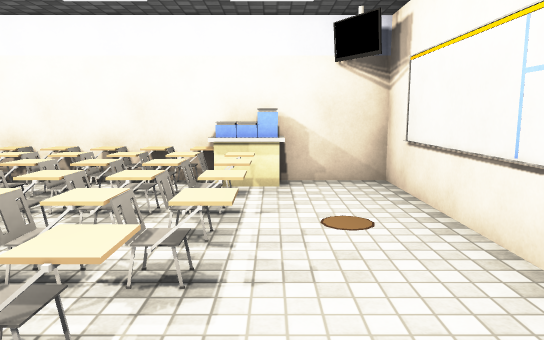
[1] (above)

12 first-person views from a walk through a Unity game level. The camera is 1.4 m above the floor, tilts 8° down and sees 70° across. The floor is counted in squares, 1 m on a side. Each view is taken from the middle of a square. On the plan, view 1 faces up. The plan holds only what a view shows up to about 16 squares ahead; the rest is blank. The place goes on beyond the plan. The player is left out. Some surface patterns are stand-ins.

[2]
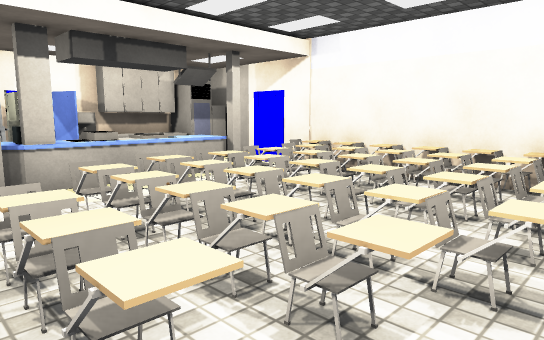

[3]
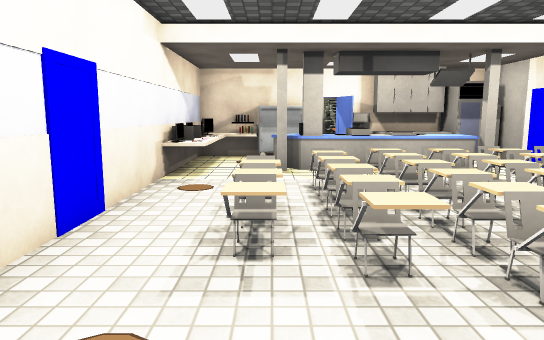

[4]
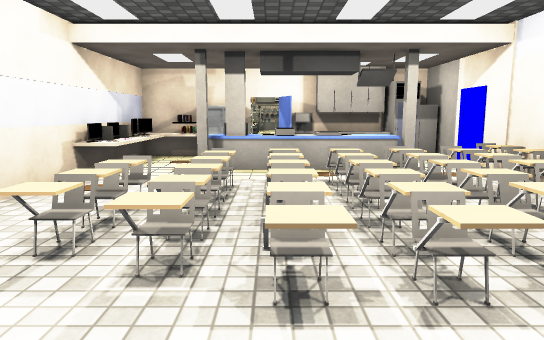

[5]
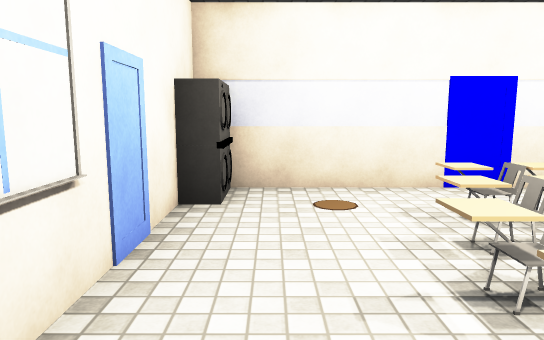

[6]
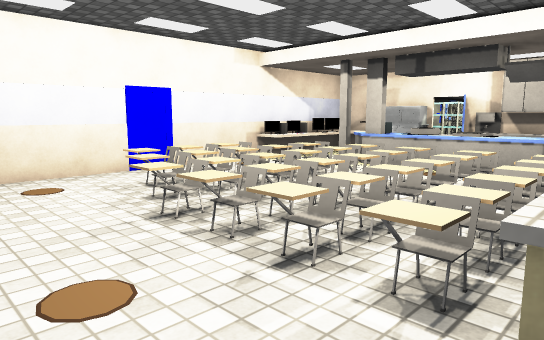

[7]
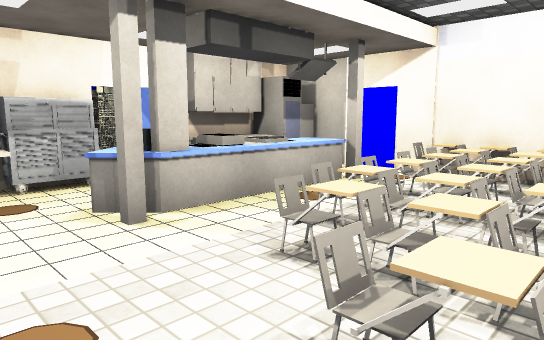

[8]
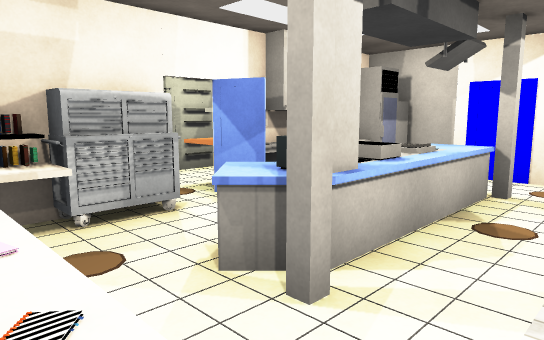

[9]
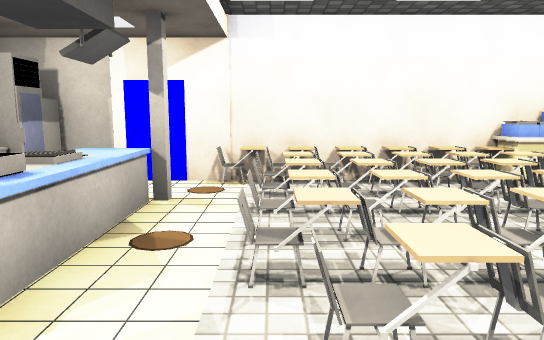

[10]
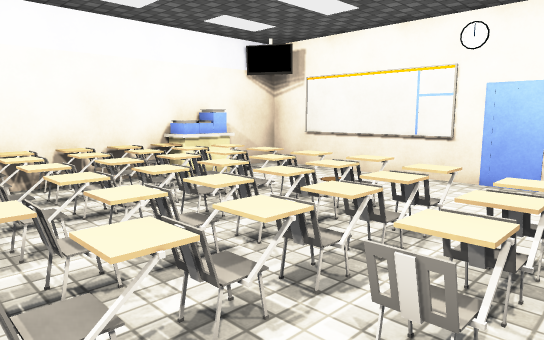

[11]
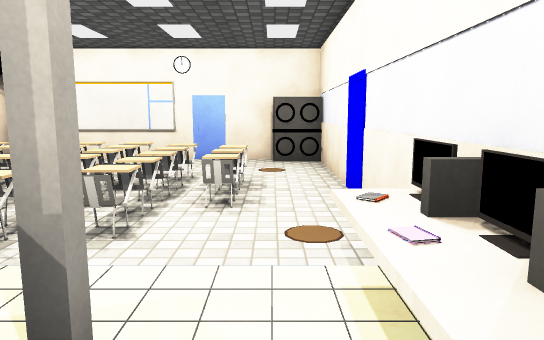

[12]
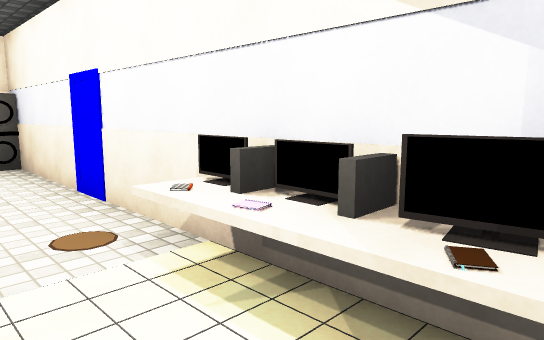

### Floor plan
Key: @ floor where view 1 was taken; # wall or solid block; . main floor; : floor 0.5 m higher than the main floor; = window, fence, low wall or low ledge; ^ raised ledge; C chair; W whiteboard; B grey block; F fridge; S sink; T stove; L toolbox; K books; N notebook; A washer; O other object.
Columns run from 14 left of view 1 to 3 right of it. Each row starts with its distance up from view 1.
  9       ############
  8    B###CCCCCC##..#
  7   #F ...COOCCCC..#
  6    O ^^.C..CCCC.W#
  5   #O  ^.CCCCCCC.W#
  4 #^#S T^.CCCCCC..W#
  3 #... T^.C:CCCCC..#
  2    L.O#.CCCCCC...#
  1    L.=#...CCOC...#
  0   K^.OOO......@.A#
 -1   #^ONNN........A
 -2   ###############

Positions as (right, up) in squares from view 1, and headings:
1: (0, 0), facing up
2: (0, 0), facing up-left
3: (2, 1), facing left
4: (2, 3), facing left
5: (1, 6), facing down
6: (2, 8), facing down-left
7: (-3, -1), facing up-left
8: (-6, -1), facing up-left
9: (-6, 0), facing up
10: (-6, 0), facing up-right
11: (-10, 0), facing right
12: (-10, 1), facing down-right
